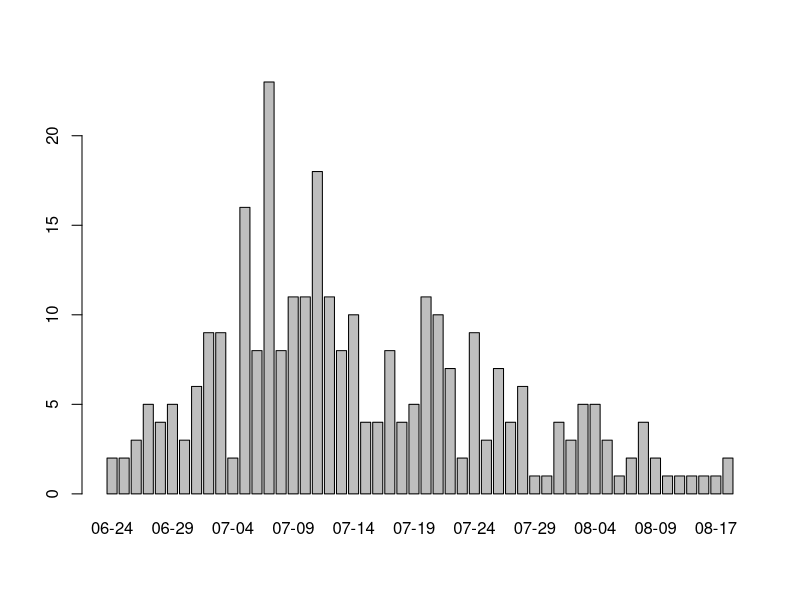

Generate this figure with R:
#code to clean DMP birthdates
library(tidyverse)
library(here)

#clean dmp birthdates
data<- read.csv('./raw/dmp_birthdates.csv', header = T)
data$date<- as.Date(data$date, "%m/%d/%Y") #convert dates from 10/1/2007 to standard format


data <- data[!is.na(data$date),] #remove NA from date

data$monthday <- format(data$date, '%m-%d') #create column with just month and date, exclude year
barplot(table(data$monthday)) #plot birthdates to see distribution

#create column with 1 for fawns born before august, and 2 for fawns born before august
cutoff = '07-31'
data$early.late <- ifelse(data$monthday > cutoff, 2, 1)

write.csv(data, './cleaned/birthdates.csv', row.names = F)

#load capture data including fawns
cap<-read.csv('./cleaned/capture_cleaned_fawns_long.csv', header = T)

#filter for individuals born in DMP
cap<- cap %>% filter(bs == 'dmp')
